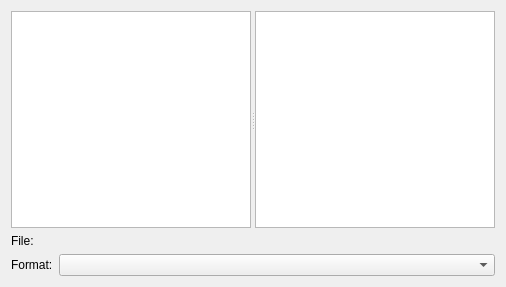
<ui version="4.0" >
 <class>exportDialogForm</class>
 <widget class="QWidget" name="exportDialogForm" >
  <property name="geometry" >
   <rect>
    <x>0</x>
    <y>0</y>
    <width>506</width>
    <height>287</height>
   </rect>
  </property>
  <layout class="QGridLayout" >
   <item rowspan="2" row="0" column="0" colspan="3" >
    <widget class="QSplitter" name="splitter" >
     <property name="sizePolicy" >
      <sizepolicy vsizetype="Expanding" hsizetype="Expanding" >
       <horstretch>0</horstretch>
       <verstretch>0</verstretch>
      </sizepolicy>
     </property>
     <property name="lineWidth" >
      <number>1</number>
     </property>
     <property name="orientation" >
      <enum>Qt::Horizontal</enum>
     </property>
     <property name="childrenCollapsible" >
      <bool>true</bool>
     </property>
     <widget class="QListWidget" name="elementListWidget" >
      <property name="selectionMode" >
       <enum>QAbstractItemView::MultiSelection</enum>
      </property>
     </widget>
     <widget class="QListWidget" name="propertyListWidget" >
      <property name="selectionMode" >
       <enum>QAbstractItemView::MultiSelection</enum>
      </property>
     </widget>
    </widget>
   </item>
   <item row="2" column="0" >
    <widget class="QLabel" name="label" >
     <property name="sizePolicy" >
      <sizepolicy vsizetype="Preferred" hsizetype="Fixed" >
       <horstretch>0</horstretch>
       <verstretch>0</verstretch>
      </sizepolicy>
     </property>
     <property name="text" >
      <string>File:</string>
     </property>
    </widget>
   </item>
   <item row="2" column="1" colspan="2" >
    <widget class="KUrlRequester" name="targetFile" >
     <property name="sizePolicy" >
      <sizepolicy vsizetype="Fixed" hsizetype="Expanding" >
       <horstretch>0</horstretch>
       <verstretch>0</verstretch>
      </sizepolicy>
     </property>
    </widget>
   </item>
   <item row="3" column="0" >
    <widget class="QLabel" name="label_2" >
     <property name="text" >
      <string>Format:</string>
     </property>
    </widget>
   </item>
   <item row="3" column="1" colspan="2" >
    <widget class="KComboBox" name="formatList" />
   </item>
  </layout>
 </widget>
 <customwidgets>
  <customwidget>
   <class>KComboBox</class>
   <extends>QComboBox</extends>
   <header>kcombobox.h</header>
  </customwidget>
  <customwidget>
   <class>KUrlRequester</class>
   <extends>QFrame</extends>
   <header>kurlrequester.h</header>
  </customwidget>
 </customwidgets>
 <resources/>
 <connections/>
</ui>
